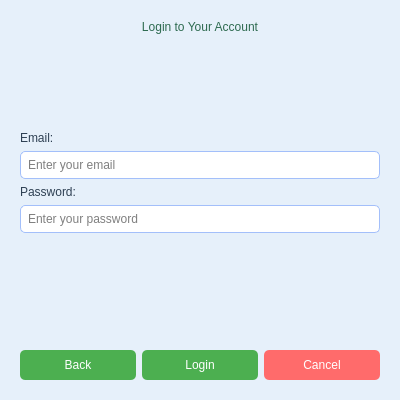
<?xml version="1.0" encoding="UTF-8"?>
<ui version="4.0">
 <class>Login</class>
 <widget class="QDialog" name="Login">
  <property name="geometry">
   <rect>
    <x>0</x>
    <y>0</y>
    <width>400</width>
    <height>400</height>
   </rect>
  </property>
  <property name="windowTitle">
   <string>Login - Job Matching System</string>
  </property>
  <property name="styleSheet">
   <string notr="true">
    QDialog {
        background-color: #E6F0FA; /* Light blue background */
    }
    QLabel {
        font: 14px "Arial";
        color: #2E4053; /* Dark slate color for text */
    }
    QLineEdit {
        background-color: #FFFFFF;
        border: 1px solid #A3BFFA;
        border-radius: 5px;
        padding: 5px;
        font: 14px "Arial";
    }
    QLineEdit:focus {
        border: 2px solid #4C6EF5; /* Vibrant blue on focus */
    }
    QPushButton {
        background-color: #4CAF50; /* Green for buttons */
        color: white;
        border-radius: 5px;
        padding: 8px;
        font: 14px "Arial";
    }
    QPushButton:hover {
        background-color: #45A049; /* Slightly darker green on hover */
    }
    QPushButton#cancelButton {
        background-color: #FF6B6B; /* Red for cancel button */
    }
    QPushButton#cancelButton:hover {
        background-color: #FF5252; /* Slightly darker red on hover */
    }
   </string>
  </property>
  <widget class="QWidget" name="verticalLayoutWidget">
   <property name="geometry">
    <rect>
     <x>20</x>
     <y>20</y>
     <width>360</width>
     <height>360</height>
    </rect>
   </property>
   <layout class="QVBoxLayout" name="verticalLayout">
    <item>
     <widget class="QLabel" name="titleLabel">
      <property name="text">
       <string>Login to Your Account</string>
      </property>
      <property name="styleSheet">
       <string notr="true">
        font: bold 20px "Arial";
        color: #2D6A4F; /* Dark green for title */
       </string>
      </property>
      <property name="alignment">
       <set>Qt::AlignCenter</set>
      </property>
     </widget>
    </item>
    <item>
     <spacer name="verticalSpacer_1">
      <property name="orientation">
       <enum>Qt::Vertical</enum>
      </property>
      <property name="sizeHint" stdset="0">
       <size>
        <width>20</width>
        <height>20</height>
       </size>
      </property>
     </spacer>
    </item>
    <item>
     <widget class="QLabel" name="emailLabel">
      <property name="text">
       <string>Email:</string>
      </property>
     </widget>
    </item>
    <item>
     <widget class="QLineEdit" name="emailLineEdit">
      <property name="placeholderText">
       <string>Enter your email</string>
      </property>
     </widget>
    </item>
    <item>
     <widget class="QLabel" name="passwordLabel">
      <property name="text">
       <string>Password:</string>
      </property>
     </widget>
    </item>
    <item>
     <widget class="QLineEdit" name="passwordLineEdit">
      <property name="echoMode">
       <enum>QLineEdit::Password</enum>
      </property>
      <property name="placeholderText">
       <string>Enter your password</string>
      </property>
     </widget>
    </item>
    <item>
     <widget class="QLabel" name="statusLabel">
      <property name="text">
       <string/>
      </property>
      <property name="styleSheet">
       <string notr="true">
        color: #FF6B6B; /* Red for error messages */
        font: 12px "Arial";
       </string>
      </property>
      <property name="alignment">
       <set>Qt::AlignCenter</set>
      </property>
     </widget>
    </item>
    <item>
     <spacer name="verticalSpacer_2">
      <property name="orientation">
       <enum>Qt::Vertical</enum>
      </property>
      <property name="sizeHint" stdset="0">
       <size>
        <width>20</width>
        <height>20</height>
       </size>
      </property>
     </spacer>
    </item>
    <item>
     <layout class="QHBoxLayout" name="horizontalLayout">
      <item>
       <widget class="QPushButton" name="backButton">
        <property name="text">
         <string>Back</string>
        </property>
       </widget>
      </item>
      <item>
       <widget class="QPushButton" name="loginButton">
        <property name="text">
         <string>Login</string>
        </property>
       </widget>
      </item>
      <item>
       <widget class="QPushButton" name="cancelButton">
        <property name="text">
         <string>Cancel</string>
        </property>
       </widget>
      </item>
     </layout>
    </item>
   </layout>
  </widget>
 </widget>
 <resources/>
 <connections>
  <connection>
   <sender>cancelButton</sender>
   <signal>clicked()</signal>
   <receiver>Login</receiver>
   <slot>reject()</slot>
   <hints>
    <hint type="sourcelabel">
     <x>359</x>
     <y>389</y>
    </hint>
    <hint type="destinationlabel">
     <x>199</x>
     <y>399</y>
    </hint>
   </hints>
  </connection>
 </connections>
</ui>
